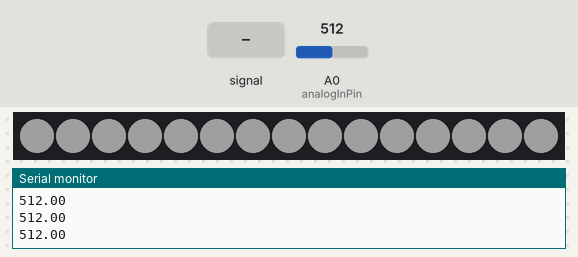
A sketch run on a simulated Arduino Uno, built with avr-gcc and run on an emulated ATmega328P. Shown: 15 RGB LEDs in strip order, left to right, the last lines printed to the serial monitor. The test bench sets the inputs (shaded band); at power-on: A0 (analogInPin) = 512. Dim RGB values are drawn brighter than linear.

Above: at 1.2 s.
1.3 s: A0 (analogInPin) fed a 2 Hz sine of ±306 counts around its level
At 2.37 s:
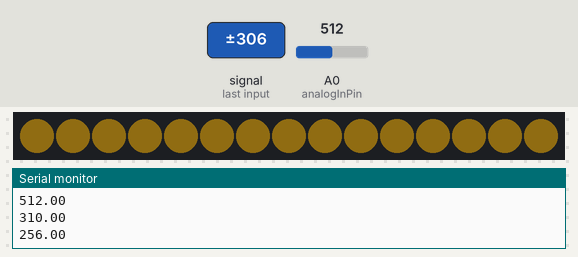
3.5 s: A0 (analogInPin) set to 716
5.0 s: A0 (analogInPin) set to 309
6.5 s: A0 (analogInPin) set to 288
8.5 s: A0 (analogInPin) set to 306
At 10.2 s:
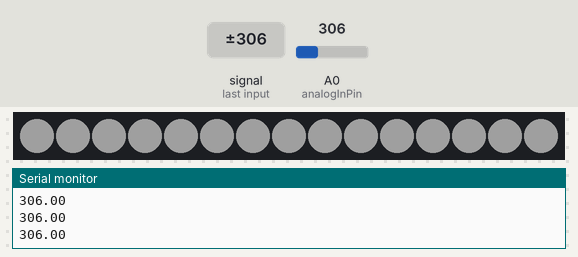
10.5 s: A0 (analogInPin) set to 290
At 12.4 s:
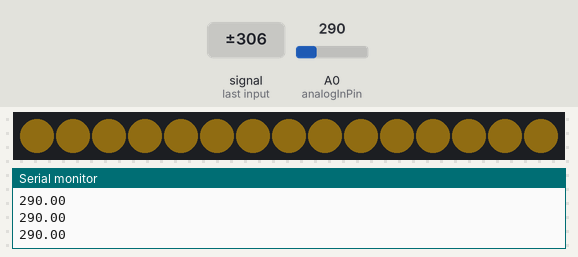
Timing chart, 0 to 13.5 s (numbered marks = the images above; inputs shaded):
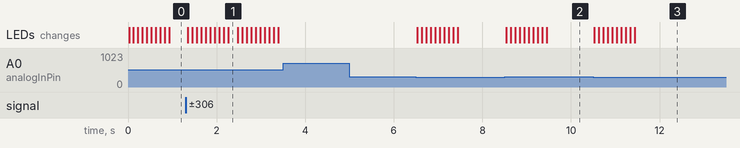

Measured:
- after the input at 8.5 s, the LEDs: first change at once (image 2 shows a later state)

The sketch:

LedController.ino
```cpp
#include <Adafruit_NeoPixel.h>

#define THRESHOLD 300
#define LED_NUM 15
#define LED_PIN 6
#define LED_BRIGHTNESS 32

const int analogInPin = 0;
Adafruit_NeoPixel strip = Adafruit_NeoPixel(LED_NUM, LED_PIN, NEO_GRB + NEO_KHZ800);
int sensorValue = 0;
int sensorValueArray[100] = {};
boolean flag = false;

int yellow[] = {127, 100, 16};
int white[] = {255, 255, 255};

int arraySize = sizeof(sensorValueArray) / sizeof(sensorValueArray[0]);

void setup() {
  Serial.begin(9600);
  strip.begin();
  strip.show();
  strip.setBrightness(LED_BRIGHTNESS);
}

int count = 0;
void loop() {
  sensorValue = (int)analogRead(analogInPin);
//  Serial.println(sensorValue);
  if (count < arraySize -1) {
    sensorValueArray[count] = sensorValue;
    count++;
    return;
  }
  count = 0;
  float value = median(sensorValueArray, arraySize);
  Serial.println(value);
  if (THRESHOLD < value && flag == false){
    flag = true;
    fade(yellow,white,100);
    return;
  }
  if (THRESHOLD >= value && flag == true){
    flag = false;
    fade(white,yellow,100);
    return;
  }
  if (flag == true) {
    setColor(strip.Color(white[0], white[1], white[2]), 0);
  } else {
    setColor(strip.Color(yellow[0], yellow[1], yellow[2]), 0);
  }
}

// LEDの色をセットする
void setColor(uint32_t c, uint8_t wait) {
  for(uint16_t i = 0; i < strip.numPixels(); i++) {
    strip.setPixelColor(i, c);
  }
  strip.show();
  delay(wait);
}

// LEDの色をフェードさせる
void fade(int *in_c, int *out_c, int wait ) {
    int diff[3];
    float color[3];
    for (int i=0; i < 3; i++) {
      color[i] = in_c[i];
      diff[i] = out_c[i] - in_c[i];

    }
    int count = 0;
    while(count < 10) {
      for (int i=0; i < 3; i++) {
        color[i] += diff[i] * 0.1;
      }
      for(int i = 0; i < strip.numPixels(); i++) {
        strip.setPixelColor(i, strip.Color(color[0], color[1], color[2]));
      }
      strip.show();
      delay(100);
      count++;
    }
    delay(wait);
}

// 配列の平均値を返す
float mean(int *array, int arraySize) {
    int sum = 0;
    for (int i = 0; i < arraySize; i++){
      sum += array[i];
    }
    return sum / arraySize;
}

// 配列の中央値を返す
float median(int *array, int arraySize) {
    int _array[arraySize];
    memcpy(_array, array, arraySize);
    int tmp;
    for (int i = 0; i < arraySize - 1; i++){
      for (int j = i + 1; j < arraySize; j++) {
        if (_array[i] > _array[j]){
          tmp = _array[i];
          _array[i] = _array[j];
          _array[j] = tmp;
        }
      }
    }
    if (arraySize % 2 == 1) {
      return _array[(arraySize - 1) / 2];
    } else {
      return (_array[(arraySize / 2) - 1] + _array[arraySize / 2]) / 2;
    }
}
```
